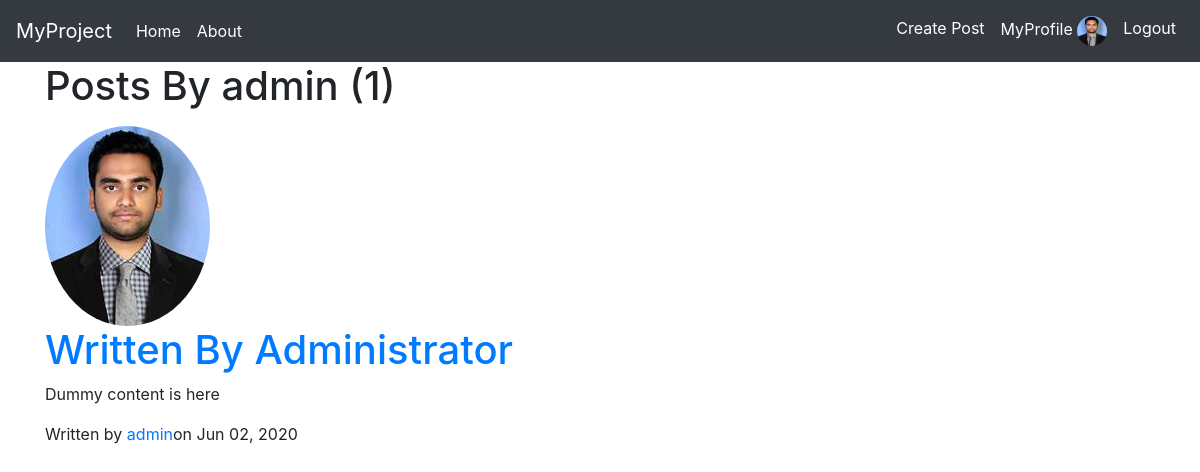
/user/admin/ (signed in), run on an earlier commit of the app's database.
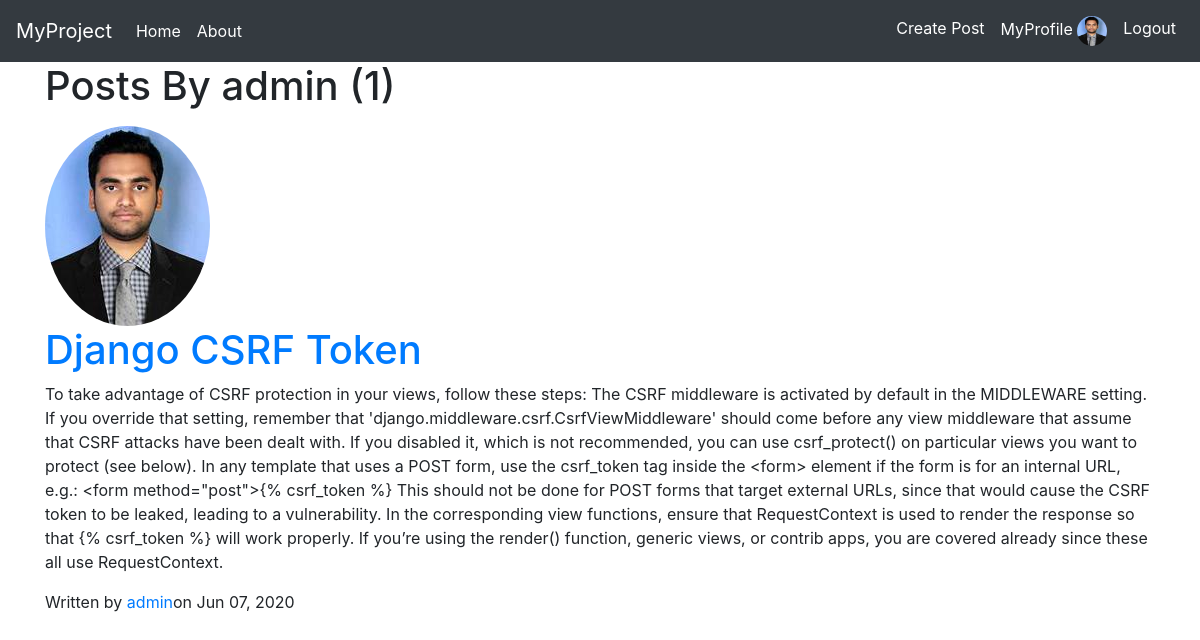
And on a later commit of the database.
### blog/models.py (models this page shows, shortened)
class Post(models.Model):
    title = models.CharField(max_length=200)
    content = models.TextField()
    date_posted = models.DateTimeField(default=timezone.now)
    author = models.ForeignKey(User, on_delete = models.CASCADE)

### users/models.py (models this page shows, shortened)
class Profile(models.Model):
    user = models.OneToOneField(User, on_delete=models.CASCADE)
    image = models.ImageField(default="default.jpg", upload_to='profile_pics')
    nickname = models.CharField(max_length=64, null=True, blank=True)
    dob = models.DateField(null=True, blank=True)
    gender = models.CharField(max_length=1,
                              choices=GENDER_CHOICES, default='M')
    bio = models.TextField(max_length=1024, null=True, blank=True)

### blog/views.py (the view)
# urls.py: path('user/<str:username>/', UserPostListView.as_view(), name='user-posts'),
class UserPostListView(ListView):
    model = Post
    template_name = 'blog/user_posts.html' #by default looks for (<app_name>/<model>_<viewtype.html>)
    context_object_name = 'posts'  #looks for object_list(Default)
    paginate_by = 2
    def get_queryset(self):
        user = get_object_or_404(User, username = self.kwargs.get('username'))
        return Post.objects.filter(author=user).order_by('-date_posted')

### blog/templates/blog/user_posts.html (shortened to what this page needs)
{% extends 'blog/base.html' %}
{% block content %}
<h1 class="mb-3">Posts By {{ view.kwargs.username }} ({{ page_obj.paginator.count }})</h1>
{% for post in posts %}
  <img class="rounded-circle" src="{{ post.author.profile.image.url }}">
  <h1><a href="{% url 'post-detail' post.pk %}">{{ post.title }}</a></h1>
  <p>{{ post.content }}</p>
  <p>Written by <a href="{% url 'user-posts' post.author.username %}">{{ post.author }}</a>on {{ post.date_posted|date:"M d, Y" }} </p>
{% endfor %}
{% endblock %}

What changed in the data, as far as the page shows it:
removed Post: author.profile.image (picture), title "Written By Administrator", content "Dummy content is here", author "admin", date_posted "Jun 02, 2020"
now on this page (row edited): Post: author.profile.image (picture), title "Django CSRF Token", content "To take advantage of CSRF protection in your views, follow these steps: The CSRF middleware is activated by default in the MIDDLEWARE setting. If you override that setting, remember that 'django.middleware.csrf.CsrfViewMiddleware' should come before any view middleware that assume that CSRF attacks have been dealt with. If you disabled it, which is not recommended, you can use csrf_protect() on particular views you want to protect (see below). In any template that uses a POST form, use the csrf_token tag inside the <form> element if the form is for an internal URL, e.g.: <form method=\"post\">{% csrf_token %} This should not be done for POST forms that target external URLs, since that would…", author "admin", date_posted "Jun 07, 2020"
